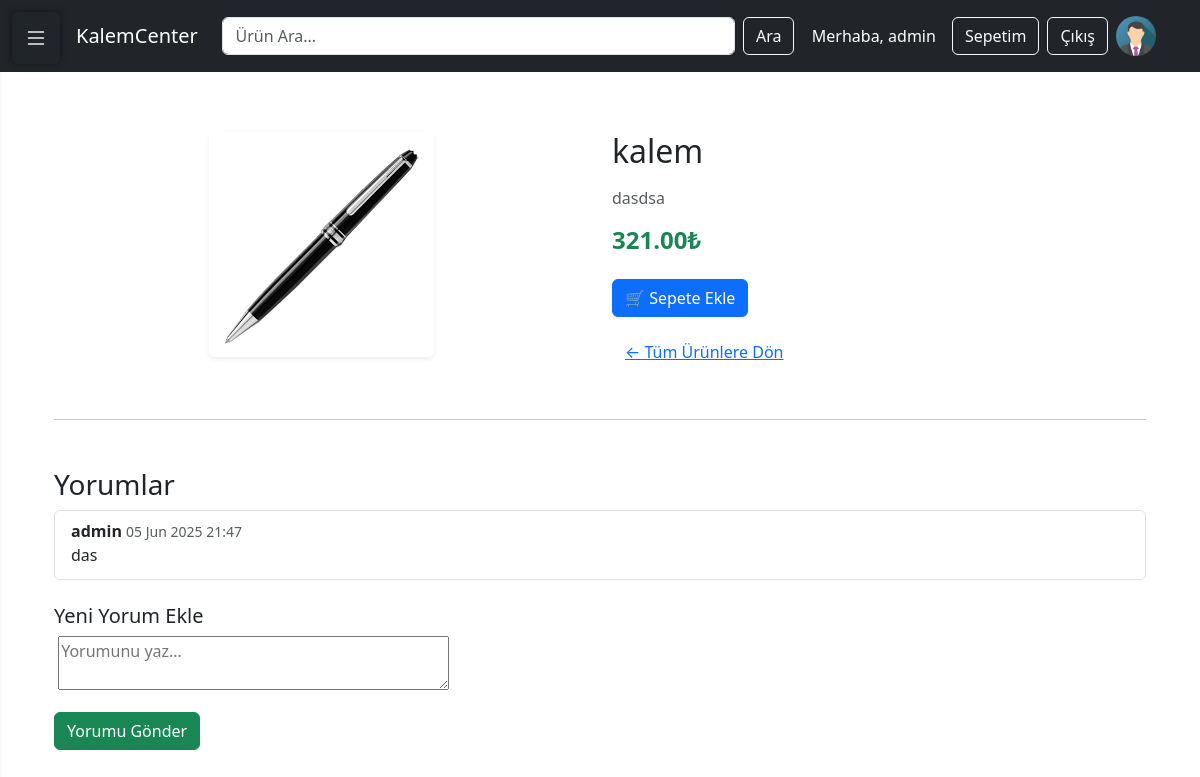
The page /product/detail/1 (signed in) on the database its author committed.
### main/models.py (models this page shows, shortened)
class UserProfile(models.Model):
    user = models.OneToOneField(User, on_delete=models.CASCADE)
    avatar = models.ImageField(upload_to='avatars/' , default='avatars/default.png' ,null=True, blank=True)

class Product(models.Model):
    name = models.CharField(max_length=100)
    description= models.TextField()
    price = models.DecimalField(max_digits=8, decimal_places=2)
    image = models.ImageField(upload_to='product_images/', blank=True, null=True)
    stock= models.PositiveIntegerField(default=0)
    category= models.ForeignKey(Category, on_delete=models.CASCADE, related_name='products')
    created_at=models.DateTimeField(auto_now_add=True)

class Comment(models.Model):
    product = models.ForeignKey(Product,on_delete=models.CASCADE, related_name='comments')
    user = models.ForeignKey(User, on_delete=models.CASCADE)
    content= models.TextField('Yorum')
    created_at= models.DateTimeField(auto_now_add=True)

### main/views.py (the view)
# urls.py: path('product/detail/<int:product_id>', views.product_detail, name='product_detail'),
def product_detail(request, product_id):
    product = get_object_or_404(Product, id=product_id)
    comments = product.comments.order_by('-created_at')
    if request.method=='POST':
        if request.user.is_authenticated:
            form = CommentForm(request.POST)
            if form.is_valid():
                Comment.objects.create(
                    product=product,
                    user = request.user,
                    content= form.cleaned_data['content']
                )
                return redirect('product_detail', product_id=product.id)
        else:
            return redirect('login')
    else:
        form=CommentForm()
    context={
        'product':product,
        'comments':comments,
        'form':form,
    }
    return render(request, 'main/product_detail.html', context)

### main/forms.py
class CommentForm(forms.Form):
    content = forms.CharField(widget=forms.Textarea(attrs={'rows':2, 'placeholder':'Yorumunu yaz...'}), label='')

### main/context_processors.py (called while the page is built)
def categories_processor(request):
    categories = Category.objects.all()
    return {
        'categories': categories,
    }

### main/Templates/main/product_detail.html (shortened to what this page needs)
{% extends 'main/base.html' %}
{% block content %}
<div class="container mt-5">
  <div class="row">
    <div class="col-md-6 text-center">
      <img src="{{ product.image.url }}" class="img-fluid rounded shadow-sm" alt="{{ product.name }}" style="max-height: 350px; object-fit: contain;">
    </div>
    <div class="col-md-6">
      <h2 class="mb-3">{{ product.name }}</h2>
      <p class="text-muted">{{ product.description }}</p>
      <h4 class="text-success fw-bold">{{ product.price }}₺</h4>
      <form method="post" action="{% url 'add_to_cart' product.id %}">
        {% if user.is_authenticated %}
          <button type="submit" class="btn btn-primary mt-3">🛒 Sepete Ekle</button>
        {% else %}
          <a href="{% url 'login' %}" class="btn btn-primary mt-3">🛒 Sepete Ekle</a>
        {% endif %}
      </form>
      <a href="{% url 'product_list' %}" class="btn btn-link mt-3">← Tüm Ürünlere Dön</a>
    </div>
  </div>
  <hr class="my-5">
  <h3>Yorumlar</h3>
  {% if comments %}
    <ul class="list-group mb-4">
      {% for comment in comments %}
        <li class="list-group-item">
          <strong>{{ comment.user.username }}</strong> <small class="text-muted">{{ comment.created_at|date:"d M Y H:i" }}</small>
          <p class="mb-1">{{ comment.content }}</p>
        </li>
      {% endfor %}
    </ul>
  {% else %}
    <p>Henüz yorum yok. İlk yorumu sen yap!</p>
  {% endif %}
  {% if user.is_authenticated %}
    <h5>Yeni Yorum Ekle</h5>
    <form method="post" action="{% url 'product_detail' product.id %}">
      <div class="mb-3">
        {{ form.content }}
      </div>
      <button type="submit" class="btn btn-success">Yorumu Gönder</button>
    </form>
  {% else %}
    <p>Yorum yapmak için <a href="{% url 'login' %}">giriş yapmalısın</a>.</p>
  {% endif %}
</div>
{% endblock %}

### main/Templates/main/base.html (shortened to what this page needs)
<!DOCTYPE html>
<html lang="tr">
<head>
  <link href="https://cdn.jsdelivr.net/npm/bootstrap@5.3.3/dist/css/bootstrap.min.css" rel="stylesheet">
  <link href="https://cdn.jsdelivr.net/npm/bootstrap-icons@1.10.5/font/bootstrap-icons.css" rel="stylesheet">
  {% load static %}
</head>
<body>
<button class="btn btn-outline-light" id="sidebarToggle">
  <i class="bi bi-list"></i>
</button>
<nav class="navbar navbar-expand-lg navbar-dark bg-dark fixed-top p-3" style="z-index: 1040;">
  <div class="container-fluid">
    <a class="navbar-brand ms-5" href="{% url 'home' %}">KalemCenter</a>
    <form method="GET" action="{% url 'product_search' %}" class="mx-auto w-50 d-flex" role="search">
      <input class="form-control me-2" type="search" name="q" placeholder="Ürün Ara..." aria-label="Search">
      <button class="btn btn-outline-light" type="submit">Ara</button>
    </form>
    <div class="d-flex align-items-center ms-auto">
      {% if user.is_authenticated %}
        <span class="text-white me-3">Merhaba, {{ user.username }}</span>
        <a href="{% url 'cart_detail' %}" class="btn btn-outline-light me-2">Sepetim</a>
        <a class="btn btn-outline-light me-2" href="{% url 'logout' %}">Çıkış</a>
        <a href="{% url 'profile' %}" class="d-block me-3" style="width:40px; height:40px;">
          {% if user.userprofile.avatar %}
            <img src="{{ user.userprofile.avatar.url }}" alt="Profil" class="rounded-circle" style="width:40px; height:40px; object-fit: cover;">
          {% else %}
            <img src="{% static 'default-avatar.png' %}" alt="Profil" class="rounded-circle" style="width:40px; height:40px; object-fit: cover;">
          {% endif %}
        </a>
      {% else %}
        <a class="btn btn-outline-light me-2" href="{% url 'login' %}">Giriş Yap</a>
        <a class="btn btn-outline-light" href="{% url 'signup' %}">Kayıt Ol</a>
      {% endif %}
    </div>
  </div>
</nav>
<div id="main-content" class="container mt-4">
  {% block content %}
  {% endblock %}
</div>
</body>
</html>

### main/Templates/main/base.html (style rules this page uses)
body { overflow-x: hidden; }
#main-content { transition: margin-left 0.3s ease; padding-top: 60px; }
#sidebarToggle { position: fixed; top: 12px; left: 12px; z-index: 1100; border: none; padding: 8px 12px; font-size: 1.5rem; border-radius: 6px; cursor: pointer; backdrop-filter: blur(4px); box-shadow: 0 0 8px rgba(0, 0, 0, 0.4); }

### rows shown on the page
Product: image (picture), name "kalem", description "dasdsa", price "321.00"
Comment: user.username "admin", created_at "05 Jun 2025 21:47", content "das"

### other values the page prints
{{ user.username }} "admin"
